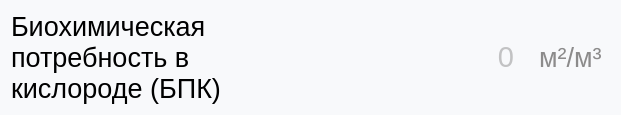
                     <widget class="QWidget" name="widget_52" native="true">
                      <property name="font">
                       <font>
                        <pointsize>36</pointsize>
                       </font>
                      </property>
                      <property name="styleSheet">
                       <string notr="true">border-radius: 8px;
background-color:rgb(248, 249, 251);
color: rgb(140, 139, 139);</string>
                      </property>
                      <layout class="QHBoxLayout" name="horizontalLayout_89">
                       <item>
                        <widget class="QLabel" name="BPK_2">
                         <property name="minimumSize">
                          <size>
                           <width>0</width>
                           <height>0</height>
                          </size>
                         </property>
                         <property name="maximumSize">
                          <size>
                           <width>16777215</width>
                           <height>16777215</height>
                          </size>
                         </property>
                         <property name="font">
                          <font>
                           <pointsize>20</pointsize>
                          </font>
                         </property>
                         <property name="styleSheet">
                          <string notr="true">background-color:rgb(248, 249, 251);
color: rgb(0, 0, 0);
margin-right: 0px;
</string>
                         </property>
                         <property name="inputMethodHints">
                          <set>Qt::ImhNone</set>
                         </property>
                         <property name="text">
                          <string>&lt;html&gt;&lt;head/&gt;&lt;body&gt;&lt;p&gt;Биохимическая потребность в кислороде (БПК)&lt;/p&gt;&lt;/body&gt;&lt;/html&gt;</string>
                         </property>
                         <property name="wordWrap">
                          <bool>true</bool>
                         </property>
                        </widget>
                       </item>
                       <item>
                        <widget class="QLineEdit" name="value_BPK_2">
                         <property name="minimumSize">
                          <size>
                           <width>0</width>
                           <height>0</height>
                          </size>
                         </property>
                         <property name="font">
                          <font>
                           <family>MS Shell Dlg 2</family>
                           <pointsize>22</pointsize>
                           <weight>50</weight>
                           <italic>false</italic>
                           <bold>false</bold>
                           <strikeout>false</strikeout>
                          </font>
                         </property>
                         <property name="styleSheet">
                          <string notr="true">background-color:rgb(248, 249, 251);
color: rgb(140, 139, 139);
outline: 0px;
padding-left: 10px;
margin-left: 20px;
margin-right: 10px;
border-top-left-radius: 0px;
border-bottom-left-radius: 00px;
border: none;


</string>
                         </property>
                         <property name="alignment">
                          <set>Qt::AlignRight|Qt::AlignTrailing|Qt::AlignVCenter</set>
                         </property>
                         <property name="placeholderText">
                          <string>0</string>
                         </property>
                        </widget>
                       </item>
                       <item>
                        <widget class="QLabel" name="dimension_BPK_2">
                         <property name="font">
                          <font>
                           <pointsize>20</pointsize>
                          </font>
                         </property>
                         <property name="styleSheet">
                          <string notr="true">margin-right: 1px;</string>
                         </property>
                         <property name="text">
                          <string>м²/м³</string>
                         </property>
                        </widget>
                       </item>
                      </layout>
                     </widget>
